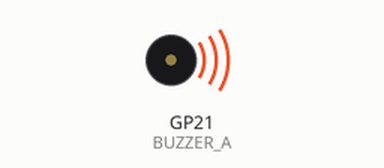
This program was run on a simulated Raspberry Pi Pico running MicroPython. Shown: buzzer (waves = sounding). At 1.0 s the program stops and its outputs stay as they are.

Above: at 0.05 s.
Timing chart, 0 to 2.5 s (numbered marks = the images above):
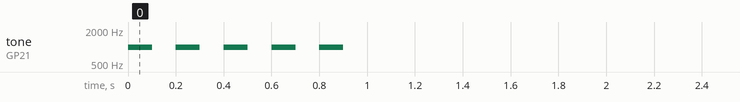

Measured:
- by itself, tone on GP21 (BUZZER_A): alternates 1000 Hz for 0.10 s and silent for 0.10 s, 10 changes in all, then stays silent

The program:

pingando.py
```python
import time
from machine import Pin, PWM

BUZZER_A = Pin(21, Pin.OUT)
buzzer_pwm = PWM(BUZZER_A)
buzzer_pwm.freq(1000)  # Definir uma frequência inicial válida
buzzer_pwm.duty_u16(0)  # Amplitude inicial é 0 para ficar silencioso

def alert():
    # Frequência de alerta
    freq = 1000  # 1kHz é uma frequência comum para bips de alerta

    for _ in range(5):  # 5 bips
        buzzer_pwm.freq(freq)
        buzzer_pwm.duty_u16(4000)  # Amplitude
        time.sleep(0.1)  # Duração do bip
        buzzer_pwm.duty_u16(0)  # Silenciar entre bips
        time.sleep(0.1)  # Pausa entre bips

alert()
```
